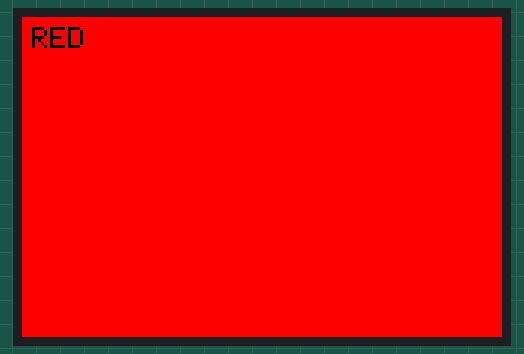
Simulated run of this sketch. Board: ESP32-S3. Parts: 480×320 colour display. What the sketch prints to the serial monitor is not drawn.

Above: at 0.9 s.
At 2.8 s:
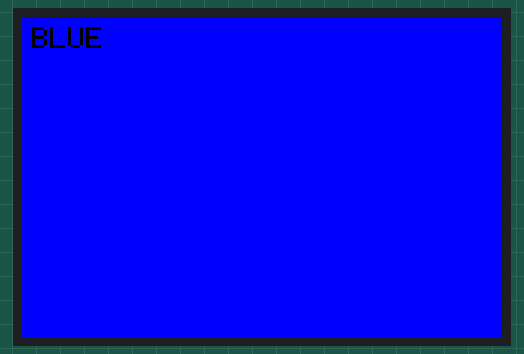
At 4.7 s:
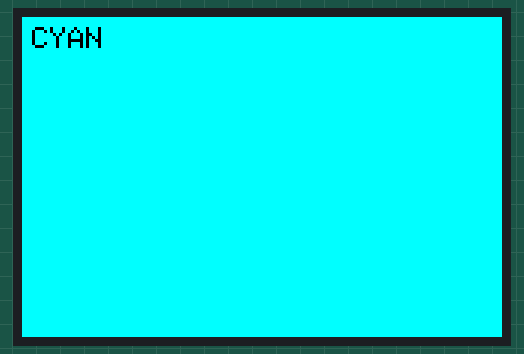
At 8.5 s:
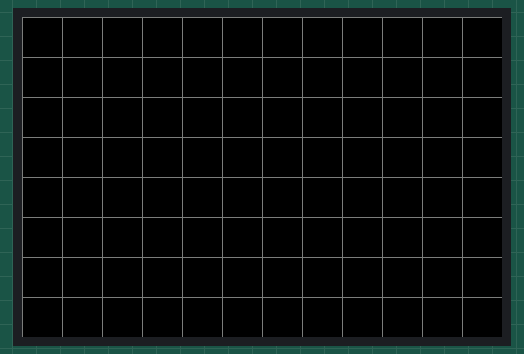
At 10.2 s:
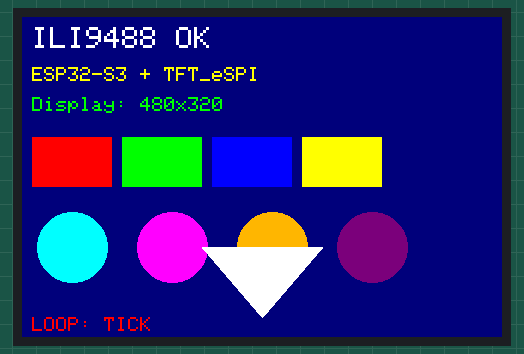
At 11.2 s:
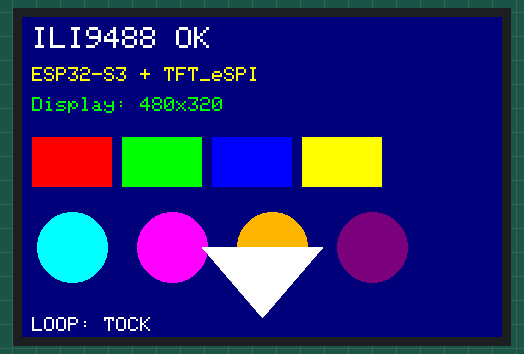

The sketch:

ESP32_ILI9488_Display_Test.ino
```cpp
#include <TFT_eSPI.h>
#include <SPI.h>

TFT_eSPI tft = TFT_eSPI();

// Color sequence for the fill test
const uint16_t colors[] = {
  TFT_RED, TFT_GREEN, TFT_BLUE,
  TFT_YELLOW, TFT_CYAN, TFT_MAGENTA,
  TFT_WHITE, TFT_BLACK
};
const char* colorNames[] = {
  "RED", "GREEN", "BLUE",
  "YELLOW", "CYAN", "MAGENTA",
  "WHITE", "BLACK"
};
const uint8_t numColors = 8;

void setup() {
  Serial.begin(115200);
  delay(500);
  Serial.println("ILI9488 Functional Test — Starting");

  tft.init();
  tft.setRotation(1);  // Landscape. Try 0–3 if orientation looks wrong.

  Serial.println("Display initialized.");

  // --- Phase 1: Full-screen color fills ---
  Serial.println("Phase 1: Color fills");
  for (uint8_t i = 0; i < numColors; i++) {
    tft.fillScreen(colors[i]);
    uint16_t labelColor = (colors[i] == TFT_BLACK) ? TFT_WHITE : TFT_BLACK;
    tft.setTextColor(labelColor, colors[i]);
    tft.setTextSize(3);
    tft.setCursor(10, 10);
    tft.print(colorNames[i]);
    delay(800);
  }

  // --- Phase 2: Grid pattern ---
  Serial.println("Phase 2: Grid pattern");
  tft.fillScreen(TFT_BLACK);
  for (int x = 0; x < tft.width(); x += 40)
    tft.drawFastVLine(x, 0, tft.height(), TFT_DARKGREY);
  for (int y = 0; y < tft.height(); y += 40)
    tft.drawFastHLine(0, y, tft.width(), TFT_DARKGREY);
  delay(1500);

  // --- Phase 3: Text and shapes ---
  Serial.println("Phase 3: Text and shapes");
  tft.fillScreen(TFT_NAVY);

  // Title
  tft.setTextColor(TFT_WHITE, TFT_NAVY);
  tft.setTextSize(3);
  tft.setCursor(10, 10);
  tft.print("ILI9488 OK");

  // Subtitle
  tft.setTextSize(2);
  tft.setTextColor(TFT_YELLOW, TFT_NAVY);
  tft.setCursor(10, 50);
  tft.print("ESP32-S3 + TFT_eSPI");

  // Resolution info
  tft.setTextColor(TFT_GREEN, TFT_NAVY);
  tft.setCursor(10, 80);
  tft.printf("Display: %dx%d", tft.width(), tft.height());

  // Colored rectangles
  tft.fillRect(10,  120, 80, 50, TFT_RED);
  tft.fillRect(100, 120, 80, 50, TFT_GREEN);
  tft.fillRect(190, 120, 80, 50, TFT_BLUE);
  tft.fillRect(280, 120, 80, 50, TFT_YELLOW);

  // Circles
  tft.fillCircle(50,  230, 35, TFT_CYAN);
  tft.fillCircle(150, 230, 35, TFT_MAGENTA);
  tft.fillCircle(250, 230, 35, TFT_ORANGE);
  tft.fillCircle(350, 230, 35, TFT_PURPLE);

  // Triangle
  tft.fillTriangle(
    tft.width()/2, tft.height() - 20,
    tft.width()/2 - 60, tft.height() - 90,
    tft.width()/2 + 60, tft.height() - 90,
    TFT_WHITE
  );

  Serial.println("Phase 3 complete. Test finished — checking Serial for errors.");
}

void loop() {
  // Blink the backlight label over the triangle to prove loop is running
  static bool toggle = false;
  static uint32_t lastMs = 0;

  if (millis() - lastMs > 1000) {
    lastMs = millis();
    toggle = !toggle;
    tft.setTextColor(toggle ? TFT_RED : TFT_WHITE, TFT_NAVY);
    tft.setTextSize(2);
    tft.setCursor(10, 300);
    tft.print(toggle ? "LOOP: TICK" : "LOOP: TOCK");
    Serial.println(toggle ? "Tick" : "Tock");
  }
}
```

Measured:
- what the display in image 0 shows lasts 1.0 s, from 0.8 s to 1.8 s
- what the display in image 3 shows lasts 1.7 s, from 8.5 s to 10.2 s
